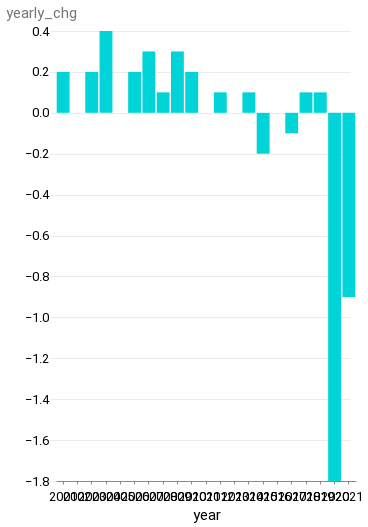

Notebook cell for this chart:
### Code cell
alt.Chart(df_overall).mark_bar().encode(x="year", y=alt.Y("yearly_chg")).properties(
    width=300
)

### Figure 1 — Vega-Lite specification as saved in the notebook (floating-point values rounded to 4 significant figures)
{"config": {"view": {"width": 800, "height": 450, "strokeOpacity": 0}, "background": "#ffffff", "title": {"anchor": "start", "font": "Summit Sans", "fontColor": "palette[\"black\"]", "fontSize": 18, "fontWeight": "normal"}, "arc": {"fill": "#00d4d8"}, "area": {"fill": "#00d4d8"}, "line": {"stroke": "#00d4d8", "strokeWidth": 3}, "path": {"stroke": "#00d4d8"}, "rect": {"fill": "#00d4d8"}, "shape": {"stroke": "#00d4d8"}, "bar": {"fill": "#00d4d8"}, "point": {"stroke": "#00d4d8"}, "symbol": {"fill": "#00d4d8", "size": 30}, "axis": {"titleFont": "Roboto", "titleFontSize": 15, "titleFontWeight": "normal", "labelFont": "Roboto, sans", "labelFontSize": 13, "labelFontWeight": "normal"}, "axisX": {"labelAngle": 0, "labelPadding": 6, "tickSize": 3, "grid": false}, "axisY": {"labelBaseline": "middle", "maxExtent": 45, "minExtent": 45, "titleAlign": "left", "titleAngle": 0, "titleX": -45, "titleY": -11, "domainOpacity": 0, "gridWidth": 0.6, "gridColor": "#dddddd", "offset": 6, "tickSize": 0, "titleColor": "#767676"}, "legend": {"titleFont": "Roboto", "titleFontSize": 15, "titleFontWeight": "normal", "symbolType": "square", "labelFont": "Roboto, sans", "labelFontSize": 13}, "range": {"category": ["#005f66", "#e37e2d", "#d64a3b", "#76b0ef", "#c1bc40"], "diverging": ["#e68a4f", "#f4bb6a", "#f9e39c", "#dadfe2", "#a6b7c6", "#849eae"], "heatmap": ["#7ff6f6", "#00eeef", "#00d4d8", "#00abb2", "#00848b", "#fbf2c7", "#00363d"], "ordinal": ["#7ff6f6", "#00eeef", "#00d4d8", "#00abb2", "#00848b", "#fbf2c7", "#00363d"], "ramp": ["#7ff6f6", "#00eeef", "#00d4d8", "#00abb2", "#00848b", "#fbf2c7", "#00363d"]}}, "data": {"name": "data-804043bc6c821e7d9455ba6c156fb9b2"}, "mark": "bar", "encoding": {"x": {"field": "year", "type": "nominal"}, "y": {"field": "yearly_chg", "type": "quantitative"}}, "width": 300, "$schema": "https://vega.github.io/schema/vega-lite/v4.17.0.json", "datasets": {"data-804043bc6c821e7d9455ba6c156fb9b2": [{"year": "2000", "overall": 76.8, "pct_change": null, "yearly_chg": null}, {"year": "2001", "overall": 77, "pct_change": 0.002604, "yearly_chg": 0.2}, {"year": "2002", "overall": 77, "pct_change": 0.0, "yearly_chg": 0}, {"year": "2003", "overall": 77.2, "pct_change": 0.002597, "yearly_chg": 0.2}, {"year": "2004", "overall": 77.6, "pct_change": 0.005181, "yearly_chg": 0.4}, {"year": "2005", "overall": 77.6, "pct_change": 0.0, "yearly_chg": 0.0}, {"year": "2006", "overall": 77.8, "pct_change": 0.002577, "yearly_chg": 0.2}, {"year": "2007", "overall": 78.1, "pct_change": 0.003856, "yearly_chg": 0.3}, {"year": "2008", "overall": 78.2, "pct_change": 0.00128, "yearly_chg": 0.1}, {"year": "2009", "overall": 78.5, "pct_change": 0.003836, "yearly_chg": 0.3}, {"year": "2010", "overall": 78.7, "pct_change": 0.002548, "yearly_chg": 0.2}, {"year": "2011", "overall": 78.7, "pct_change": 0.0, "yearly_chg": 0.0}, {"year": "2012", "overall": 78.8, "pct_change": 0.001271, "yearly_chg": 0.1}, {"year": "2013", "overall": 78.8, "pct_change": 0.0, "yearly_chg": 0.0}, {"year": "2014", "overall": 78.9, "pct_change": 0.001269, "yearly_chg": 0.1}, {"year": "2015", "overall": 78.7, "pct_change": -0.002535, "yearly_chg": -0.2}, {"year": "2016", "overall": 78.7, "pct_change": 0.0, "yearly_chg": 0.0}, {"year": "2017", "overall": 78.6, "pct_change": -0.001271, "yearly_chg": -0.1}, {"year": "2018", "overall": 78.7, "pct_change": 0.001272, "yearly_chg": 0.1}, {"year": "2019", "overall": 78.8, "pct_change": 0.001271, "yearly_chg": 0.1}, {"year": "2020", "overall": 77, "pct_change": -0.02284, "yearly_chg": -1.8}, {"year": "2021", "overall": 76.1, "pct_change": -0.01169, "yearly_chg": -0.9}]}}
